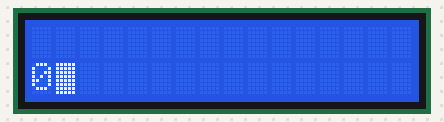
The program below on a simulated ATmega32, built with avr-gcc and emulated at 8 MHz. On the bench: 16×2 character LCD. Wiring (inferred from the names in the program): character LCD (HD44780): RS PB1; R/W PB2; E PB3; data PA0, PA1, PA2, PA3, PA4, PA5, PA6, PA7. What the program prints to the serial monitor is not drawn.

Above: at 0.2 s.
At 5.0 s:
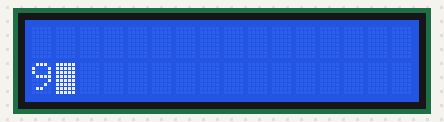
At 9.3 s:
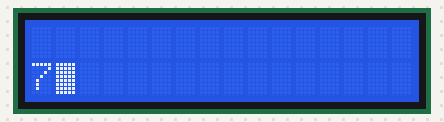
At 19.5 s:
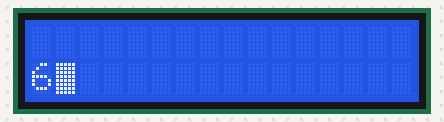
At 29.2 s:
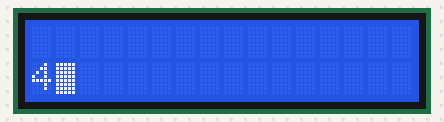
At 39.5 s:
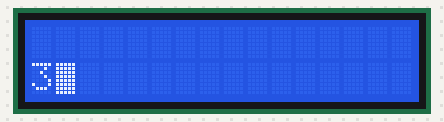

Measured:
- what the display in image 0 shows lasts 0.6 s, from 0.1 s to 0.7 s

The program:

main.c
```c
/*
 * main.c
 *
 *  Created on: Dec 16, 2023
 *      Author: youssef
 */


#include "LCD/LCD_INTERFACE.h"
#include "UART_Driver/UART_interface.h"
#include <util/delay.h>

/******* Testing UART Driver (Polling, Send & Receive Asynch (Interrupt)) *******/
void main()
{
	LCD_init();
	UART_Init();

	uint8 STR[100];

	UART_Send_String("Hello Terminal ... "); // Using Polling Mechanism

	sei();
	UART_Send_String_Asynch("Youssef Samy\r"); // Asynch API
	UART_Receive_String_Asynch(STR); // Asynch API
	uint8 i = 0;
	while(1)
	{
		LCD_Goto_XY(1,2);
		LCD_SEND_NUMBER(i);
		if(i == 9)
		{
			i = 0;
		}
		else
		{
			i++;
		}
		if(UART_GET_Def_Stop_Flag() == 1)
		{
			LCD_Goto_XY(1,1);
			LCD_SEND_STRING(STR);
		}
		_delay_ms(500);
	}

}
```

LCD_CONFIG.h
```c
/*
 * LCD_CONFIG.h
 *
 *  Created on: Sep 17, 2022
 *      Author: youssef
 */

/*
*this file is for the user where it shows the pins of LCD connected to the pins of the microcontroller
*so the user can modify any ports or pins related to the connection
*/

#ifndef LCD_CONFIG_H_
#define LCD_CONFIG_H_

/**********	CONTROL PINS	**********/

#define	PORT_CONTROL	PORT_B
#define	RS				PIN_1
#define	RW				PIN_2
#define	EN				PIN_3

/******************************/
#define	PORT_DATA		PORT_A


#endif /* LCD_CONFIG_H_ */
```

UART_Config.h
```c
/*
 * UART_Config.h
 *
 *  Created on: Dec 15, 2023
 *      Author: youssef
 */

#ifndef UART_CONFIG_H_
#define UART_CONFIG_H_

/******************* UART configuration*********************************/
#define  SPEED_MODE         NORMAL_SPEED
#define  CPU_F               _8_MHZ
#define  BAUD_RATE          BAUD_9600
#define  SYNCH_MODE         ASYNCH
#define  PARITY_MODE        NO_PARITY
#define  N_DATA_BITS        _8_DATA_BITS
#define  N_STOP_BITS        ONE_STOP_BIT

/************************************************************************/

/******************** Speed Mode *************************/
#define NORMAL_SPEED      0
#define DOUBLE_SPEED      1
#define TOTAL_SPEED_MODE  2

/******************** CPU Frequencies ***************************/
#define   _4_MHZ         0
#define   _8_MHZ         1
#define  _16_MHZ         2
#define  TOTAL_CPU_F     3
/******************* Baud Rate *****************************/
#define  BAUD_2400       0
#define  BAUD_4800       1
#define  BAUD_9600       2
#define  BAUD_14400      3
#define  BAUD_19200      4
#define  BAUD_28800      5
#define  TOTAL_BAUD_RATE 6

/******************* Parity Mode *************************/
#define NO_PARITY    0
#define EVEN_PARITY  1
#define ODD_PARITY   2

/*************** Data Bits********************/
#define  _5_DATA_BITS    5
#define  _6_DATA_BITS    6
#define  _7_DATA_BITS    7
#define  _8_DATA_BITS    8
#define  _9_DATA_BITS    9

/*************** Sync Mode*************************/
#define  SYNCH  0
#define  ASYNCH 1

/*************** Stop Bits********************/
#define  ONE_STOP_BIT   1
#define  TWO_STOP_BIT   2


#endif /* UART_CONFIG_H_ */
```

LCD_INTERFACE.c
```c
/*
 * LCD-INTERFACE.c
 *
 *  Created on: Sep 17, 2022
 *      Author: youssef
 */


#include "LCD_INTERFACE.h"
#include <util/delay.h>

void LCD_init(void)
{
	DIO_uint8SetDirectionPort(PORT_DATA , PORT_OUTPUT);
	DIO_uint8SetDirectionPIN(PORT_CONTROL , RS , PIN_OUTPUT);
	DIO_uint8SetDirectionPIN(PORT_CONTROL , RW , PIN_OUTPUT);
	DIO_uint8SetDirectionPIN(PORT_CONTROL , EN , PIN_OUTPUT);

	_delay_ms(30);

	LCD_SEND_COMMAND(lcd_Home);
	_delay_ms(15);

	LCD_SEND_COMMAND(FUN_SET_8BIT_2LINE);
	_delay_ms(1);

	LCD_SEND_COMMAND(DisplayOn_CursorBlink);
	_delay_ms(1);

	LCD_SEND_COMMAND(Clear_Display);
	_delay_ms(15);

	LCD_SEND_COMMAND(Entry_Mode);
	_delay_ms(2);

}

/*-------------------------------------------------------------------------------------*/

void LCD_SEND_COMMAND(Commands copy_command)
{
	DIO_uint8SetValuePIN(PORT_CONTROL , RS , PIN_LOW);

	DIO_uint8SetValuePIN(PORT_CONTROL , RW , PIN_LOW);

	DIO_uint8Set_SpecificValue_Port(PORT_DATA , copy_command);
	/******	giving a PULSE to the EN pin ******/

	DIO_uint8SetValuePIN(PORT_CONTROL , EN , PIN_HIGH);
	_delay_ms(2);

	DIO_uint8SetValuePIN(PORT_CONTROL , EN , PIN_LOW);
	_delay_ms(2);

	DIO_uint8SetValuePIN(PORT_CONTROL , EN , PIN_HIGH);

}

/*-------------------------------------------------------------------------------------*/

void LCD_SEND_DATA_8bit(uint8 DATA)
{
	DIO_uint8SetValuePIN(PORT_CONTROL , RS , PIN_HIGH);

	DIO_uint8SetValuePIN(PORT_CONTROL , RW , PIN_LOW);

	DIO_uint8SetValuePIN(PORT_CONTROL , EN , PIN_HIGH);

	DIO_uint8Set_SpecificValue_Port(PORT_DATA , DATA);

	/******	giving a PULSE to the EN pin ******/

	//DIO_uint8SetValuePIN(PORT_CONTROL , EN , PIN_HIGH);
	//_delay_ms(2);

	DIO_uint8SetValuePIN(PORT_CONTROL , EN , PIN_LOW);
	_delay_ms(5);

	DIO_uint8SetValuePIN(PORT_CONTROL , EN , PIN_HIGH);
	_delay_ms(10);

}

/*-------------------------------------------------------------------------------------*/

void LCD_SEND_NUMBER_4Digits(uint32 Copyu32_NUM)
{
	// displays number 4 digits

	LCD_SEND_DATA_8bit((Copyu32_NUM % 10000) / 1000 + '0');

	LCD_SEND_DATA_8bit((Copyu32_NUM % 1000) / 100 + '0');

	LCD_SEND_DATA_8bit((Copyu32_NUM % 100) / 10 + '0');

	LCD_SEND_DATA_8bit((Copyu32_NUM % 10) / 1 + '0');

}

/*-------------------------------------------------------------------------------------*/
void LCD_SEND_NUMBER(uint32 num)
{
	uint8 i=0,arr[10],j;
	if(num==0)
	{
		LCD_SEND_DATA_8bit('0');
	}
	else
	{
			while(num)
			{
				arr[i]=num%10+'0';
				num/=10;
				i++;
			}
			for(j=i;j>0;j--)
			{
				LCD_SEND_DATA_8bit(arr[j-1]);
			}
	}
}

/*-------------------------------------------------------------------------------------*/

void LCD_Goto_XY(uint8 Col, uint8 Row)
{
	switch(Row)
	{
		case 1:	LCD_SEND_COMMAND(ForceBegin_1Row + Col - 1);
		break;

		case 2:	LCD_SEND_COMMAND(ForceBegin_2Row + Col - 1);
		break;
	}
}

/*-------------------------------------------------------------------------------------*/

void LCD_SEND_STRING(uint8 *ptr)
{
	uint8 i=0;
	while(ptr[i] != '\0')
	{
		LCD_SEND_DATA_8bit(ptr[i]);
		i++;
	}

}

/*-------------------------------------------------------------------------------------*/
```

LCD_INTERFACE.h
```c
/*
 * LCD_INTERFACE.h
 *
 *  Created on: Sep 17, 2022
 *      Author: youssef
 */

#ifndef LCD_INTERFACE_H_
#define LCD_INTERFACE_H_

#include "LCD_CONFIG.h"
#include "MCAL/DIO_INTERFACE.h"

typedef enum COMMANDS		/*******	COMMANDS	******/
{
	Clear_Display = 0x01,

	FUN_SET_8BIT_2LINE = 0x38,

	FUN_SET_4BIT_2LINE = 0x28,

	FUN_SET_4BIT_1LINE = 0x20,

	Entry_Mode = 0x06,

	lcd_Home = 0x02,

	DisplayOn_CursorOn = 0x0E,

	DisplayOn_CursorOff = 0x0C,

	DisplayOn_CursorBlink = 0x0F,


	ShiftDisplay_Left = 0x18,

	ShiftDisplay_Right = 0x1C,

	MoveCursor_Left = 0x10,

	MoveCursor_Right = 0x14,

	ForceBegin_1Row = 0x80,

	ForceBegin_2Row = 0xC0

}Commands;


void LCD_init(void);

void LCD_SEND_COMMAND(Commands copy_command);

void LCD_SEND_DATA_8bit(uint8 DATA);

void LCD_SEND_NUMBER_4Digits(uint32 Copyu32_NUM);		// displays number 4 digits if num = 12 ----> 0012

void LCD_SEND_NUMBER(uint32 num);

void LCD_Goto_XY(uint8 Col, uint8 Row);		//goes to special position in LCD

void LCD_SEND_STRING(uint8 *ptr);

#endif /* LCD_INTERFACE_H_ */
```

STD_LIBRARY.h
```c
/*
 * std_library.h
 *
 *  Created on: Sep 16, 2022
 *      Author: youssef
 */

#ifndef STD_LIBRARY_H_
#define STD_LIBRARY_H_

#define SET_BIT(VAR,BIT)    (VAR |=(0x01<<BIT))
#define CLEAR_BIT(VAR,BIT)    (VAR &= (~(0x01<<BIT)))
#define GET_BIT(VAR,BIT)    ((VAR>>BIT) & 0x01)
#define TOG_BIT(VAR,BIT)    (VAR ^=(0x01<<BIT))
#define IS_BIT_SET(VAR,BIT)  (GET_BIT(VAR,BIT))
#define IS_BIT_CLR(VAR,BIT)  (!GET_BIT(VAR,BIT))


#endif /* STD_LIBRARY_H_ */
```

UART_MemMap.h
```c
/*
 * UART_MemMap.h
 *
 *  Created on: Dec 15, 2023
 *      Author: youssef
 */

#ifndef UART_MEMMAP_H_
#define UART_MEMMAP_H_

/* Interrupt vectors */

/* USART, Rx Complete */
#define USART_RXC_vect			__vector_13
/* USART Data Register Empty */
#define USART_UDRE_vect			__vector_14
/* USART, Tx Complete */
#define USART_TXC_vect			__vector_15

/*interrupt functions*/

# define sei()  __asm__ __volatile__ ("sei" ::)
# define cli()  __asm__ __volatile__ ("cli" ::)
# define reti()  __asm__ __volatile__ ("reti" ::)


#  define ISR_NOBLOCK    __attribute__((interrupt))
#  define ISR_NAKED      __attribute__((naked))


#  define ISR(vector,...)            \
void vector (void) __attribute__ ((signal))__VA_ARGS__ ; \
void vector (void)


/*********************************************************************************/
/* USART Baud Rate Register Low */
#define UBRRL    (*(volatile unsigned char*)0x29)

/* USART Control and Status Register B */
#define UCSRB   (*(volatile unsigned char*)0x2A)

/* USART Control and Status Register A */
#define UCSRA    (*(volatile unsigned char*)0x2B)

/* USART I/O Data Register */
#define UDR       (*(volatile unsigned char*)0x2C)

/* USART Baud Rate Register High */
#define UBRRH    (*(volatile unsigned char*)0x40)

/* USART Control and Status Register C */
#define UCSRC     (*(volatile unsigned char*)0x40)

/* USART Register C */
#define    URSEL		7
#define    UMSEL        6
#define    UPM1         5
#define    UPM0         4
#define    USBS         3
#define    UCSZ1        2
#define    UCSZ0        1
#define    UCPOL        0

/* USART Status Register A  */
#define    RXC          7
#define    TXC          6
#define    UDRE         5
#define    FE           4
#define    DOR          3
#define    UPE          2
#define    U2X          1
#define    MPCM         0
/* USART Control Register B  */
#define    RXCIE        7
#define    TXCIE        6
#define    UDRIE        5
#define    RXEN         4
#define    TXEN         3
#define    UCSZ         2
#define    UCSZ2        2
#define    RXB8         1
#define    TXB8         0

#endif /* UART_MEMMAP_H_ */
```

Stack.c
```c
/*
 * Stack.c
 *
 *  Created on: Dec 16, 2023
 *      Author: youssef
 */

#include "Stack.h"

static uint8 STACK[STACK_SIZE];
static uint8 SP = 0;


Stack_Status PUSH(uint8 data)
{
	Stack_Status status;
	if(SP < STACK_SIZE)
	{
		STACK[SP] = data;
		SP++;
		status = DONE;
	}
	else
	{
		status = STACK_FULL;
	}

	return status;
}


Stack_Status POP(uint8 *pdata)
{
	Stack_Status status;
	if(SP == 0)
	{
		status = STACK_EMPTY;
	}
	else
	{
		SP--;
		*pdata = STACK[SP];
		status = DONE;
	}

	return status;
}
```

Stack.h
```c
/*
 * Stack.h
 *
 *  Created on: Dec 16, 2023
 *      Author: youssef
 */

#ifndef STACK_H_
#define STACK_H_


#include "../Utils/STD_TYPES.h"


#define STACK_SIZE	10

typedef enum
{
	STACK_EMPTY,
	STACK_FULL,
	DONE

}Stack_Status;

Stack_Status PUSH(uint8 data);
Stack_Status POP(uint8 *pdata);

#endif /* STACK_H_ */
```

UART_interface.c
```c
/*
 * UART_interface.c
 *
 *  Created on: Dec 15, 2023
 *      Author: youssef
 */


#include "UART_interface.h"

// Pointers used in Call Back functions
static void (*UART_Tx_Fptr)(void);
static void (*UART_Rx_Fptr)(void);


/********* Initialization ***********/

// Array of  UBRR values
const uint16 BaudRateArray[TOTAL_SPEED_MODE][TOTAL_CPU_F][TOTAL_BAUD_RATE] =
	 {     { {103, 51, 25, 16, 12,  8} , {207,103, 51, 34, 25, 16} , {416,207,103, 68 ,51, 34} } ,
	       { {207,103, 51, 34, 25, 16} , {416,207,103, 68 ,51, 34} , {832,416,207,138,103, 68} } };

void UART_Init(void)
{
	uint8  UCSRC_var=0;
	uint16 UBRR_var=0;
	/***************************** Transmission Speed***************************/
	#if (SPEED_MODE == NORMAL_SPEED)
	CLEAR_BIT(UCSRA,U2X);
	#elif (SPEED_MODE == DOUBLE_SPEED)
	SET_BIT(UCSRA,U2X);
	#endif

	//******************set URSEL to write data to UCSRC register***************/
	SET_BIT(UCSRC_var,URSEL);

	//********************************Synch/Asynch ***********************************/
	 #if (SYNCH_MODE == SYNCH)
	 SET_BIT(UCSRC_var,UMSEL)
	 #elif (SYNCH_MODE == ASYNCH)
	 CLEAR_BIT(UCSRC_var,UMSEL);
	 #endif

	 //***************************** Parity Mode *******************************/
	#if (PARITY_MODE == NO_PARITY)
	CLEAR_BIT(UCSRC_var,UPM0);
	CLEAR_BIT(UCSRC_var,UPM1);
	#elif (PARITY_MODE==EVEN_PARITY)
	CLEAR_BIT(UCSRC_var,UPM0);
	SET_BIT(UCSRC_var,UPM1);
	#elif (PARITY_MODE == ODD_PARITY)
	SET_BIT(UCSRC_var,UPM0);
	SET_BIT(UCSRC_var,UPM1);
	#endif

	//************************Data bits(5-9) *******************************/
	#if (N_DATA_BITS==_5_DATA_BITS)
	CLEAR_BIT(UCSRC_var,UCSZ0);
	CLEAR_BIT(UCSRC_var,UCSZ1);
	CLEAR_BIT(UCSRC_var,UCSZ2);
	#elif (N_DATA_BITS==_6_DATA_BITS)
	SET_BIT(UCSRC_var,UCSZ0);
	CLEAR_BIT(UCSRC_var,UCSZ1);
	CLEAR_BIT(UCSRC_var,UCSZ2);
	#elif (N_DATA_BITS==_7_DATA_BITS)
	CLEAR_BIT(UCSRC_var,UCSZ0);
	SET_BIT(UCSRC_var,UCSZ1);
	CLEAR_BIT(UCSRB,UCSZ2);
	#elif (N_DATA_BITS==_8_DATA_BITS)
	SET_BIT(UCSRC_var,UCSZ0);
	SET_BIT(UCSRC_var,UCSZ1);
	CLEAR_BIT(UCSRB,UCSZ2);
	#elif (N_DATA_BITS==_9_DATA_BITS)
	SET_BIT(UCSRC_var,UCSZ0);
	SET_BIT(UCSRC_var,UCSZ1);
	SET_BIT(UCSRB,UCSZ2);
	#endif

	//************************Stop bits*******************************/
	#if (N_STOP_BITS==ONE_STOP_BIT)
	CLEAR_BIT(UCSRC_var,USBS);
	#elif (N_STOP_BITS==TWO_STOP_BIT)
	SET_BIT(UCSRC_var,USBS);
	#endif

	//*****************set UCSRC value   *******************************/
	UCSRC=UCSRC_var;

	//************************Baud rate *******************************/
	UBRR_var=BaudRateArray[SPEED_MODE][CPU_F][BAUD_RATE];
	UBRRH = (uint8)(UBRR_var>>8);
	UBRRL = (uint8)UBRR_var;

	//************************ Enable Tx/Rx *******************************/
	//enable UART  receiver.
	SET_BIT(UCSRB,RXEN);
	//enable UART  transmitter .
	SET_BIT(UCSRB,TXEN);
}


/******* Polling Mechanism *******/
void UART_Send_Byte(uint8 data)
{
	while(!(GET_BIT(UCSRA,UDRE)));
	UDR = data;
}

uint8 UART_Receive_Byte(void)
{
	while(!(GET_BIT(UCSRA,RXC)));
	return UDR;
}


/******* Periodic Check (No Block) *******/
// the aim of these functions to not block or delaying the main function
uint8 UART_Send_Byte_NoBlock(uint8 *pdata)
{
	uint8 status;
	if(GET_BIT(UCSRA,UDRE))
	{
		UDR = *pdata;
		status = 1;
	}
	else
	{
		status = 0;
	}

	return status;
}

uint8 UART_Receive_Byte_NoBlock(uint8 *pdata)
{
	uint8 status;
	if(GET_BIT(UCSRA,RXC))
	{
		*pdata = UDR;
		status = 1;
	}
	else
	{
		status = 0;
	}

	return status;
}

/******* CallBack Functions *******/
void UART_Tx_Set_CallBack(void (*LocalFptr)(void))
{
	UART_Tx_Fptr = LocalFptr;
}
void UART_Rx_Set_CallBack(void (*LocalFptr)(void))
{
	UART_Rx_Fptr = LocalFptr;
}

ISR(USART_TXC_vect)
{
	if(UART_Tx_Fptr != NULLPTR)
	{
		UART_Tx_Fptr();
	}
}
ISR(USART_RXC_vect)
{
	if(UART_Rx_Fptr != NULLPTR)
	{
		UART_Rx_Fptr();
	}
}


/******* Tx/Rx Interrupt Enable *******/
void UART_Tx_Interrupt_Enable(void)
{
	SET_BIT(UCSRB,TXCIE);
}
void UART_Rx_Interrupt_Enable(void)
{
	SET_BIT(UCSRB,RXCIE);
}


/******* Tx/Rx Interrupt Disable *******/
void UART_Tx_Interrupt_Disable(void)
{
	CLEAR_BIT(UCSRB,TXCIE);
}
void UART_Rx_Interrupt_Disable(void)
{
	CLEAR_BIT(UCSRB,RXCIE);
}


void UART_Send_Byte_inISR(uint8 data)
{
	UDR = data;
}

uint8 UART_Receive_Byte_inISR(void)
{
	return UDR;
}


/*******************************************************************************************************************************/
/********* String APIs *********/

static uint8 *Asynch_Send_pStr;
static uint8 *Asynch_Receive_pStr;


//===============================================================================================

void UART_Send_String(uint8 *pStr) // Polling Mechanism
{
	uint8 i = 0;
	while(pStr[i] != '\0')
	{
		UART_Send_Byte(pStr[i]);
		i++;
	}
}

//===============================================================================================

static void Func_Tx_Asynch(void) // the function which will run in the ISR (Asynch Mode) (Background) , to send the rest of string
{
	static uint8 i = 1;
	if(Asynch_Send_pStr[i] != '\0')
	{
		UART_Send_Byte_inISR(Asynch_Send_pStr[i]);
		i++;
	}
	else
	{
		i = 1; // to be able to send string again
		UART_Tx_Interrupt_Disable();
	}
}
void UART_Send_String_Asynch(uint8 *pStr)
{
	UART_Send_Byte(pStr[0]);
	UART_Tx_Interrupt_Enable();
	UART_Tx_Set_CallBack(Func_Tx_Asynch);

	Asynch_Send_pStr = pStr;
	// the Asynch_Send_pStr will send the rest of string in the Background (using interrupt) without delaying the main
}

//===============================================================================================


void UART_Receive_String(uint8 *pStr) // Polling Mechanism (Receive until the Default_Stop Macro)
{
	uint8 i = 0;
	pStr[i] = UART_Receive_Byte();
	while(pStr[i] != Default_Stop)
	{
		i++;
		pStr[i] = UART_Receive_Byte();
	}
	pStr[i] = '\0';
}

//===============================================================================================

volatile uint8 Default_Stop_Flag = 0; // this Flag can be accessed by the User by the Getter Function

uint8 UART_GET_Def_Stop_Flag(void) // Getter Function returns the Def_Stop_Flag (Used in the Asynch Receiving_String_API)
{
	return Default_Stop_Flag;
}

// this function which will run in the ISR (Asynch Mode) (Background),to Receive String until Default Stop Macro
static void Func_Rx_Asynch(void)
{
	static uint8 i = 0;
	Asynch_Receive_pStr[i] = UART_Receive_Byte_inISR();
	if(Asynch_Receive_pStr[i] == Default_Stop)
	{
		Default_Stop_Flag = 1;
	}
	i++;
}

void UART_Receive_String_Asynch(uint8 *pStr) // Receive until the Default_Stop Macro
{
	Asynch_Receive_pStr = pStr;
	UART_Rx_Interrupt_Enable();
	UART_Rx_Set_CallBack(Func_Rx_Asynch);
}
```

STD_LIBRARY.h
```c
/*
 * std_library.h
 *
 *  Created on: Sep 16, 2022
 *      Author: youssef
 */

#ifndef STD_LIBRARY_H_
#define STD_LIBRARY_H_

#define SET_BIT(VAR,BIT)    (VAR |=(0x01<<BIT))
#define CLEAR_BIT(VAR,BIT)    (VAR &= (~(0x01<<BIT)))
#define GET_BIT(VAR,BIT)    ((VAR>>BIT) & 0x01)
#define TOG_BIT(VAR,BIT)    (VAR ^=(0x01<<BIT))
#define IS_BIT_SET(VAR,BIT)  (GET_BIT(VAR,BIT))
#define IS_BIT_CLR(VAR,BIT)  (!GET_BIT(VAR,BIT))


#endif /* STD_LIBRARY_H_ */
```

DIO_REGISTERMAP.h
```c
/*
 * DIO_RegisterMap.h
 *
 *  Created on: Sep 16, 2022
 *      Author: youssef
 */

#ifndef MCAL_DIO_REGISTERMAP_H_
#define MCAL_DIO_REGISTERMAP_H_


#define DDRA        (*((volatile uint8*)0X3A))
#define DDRB        (*((volatile uint8*)0X37))
#define DDRC        (*((volatile uint8*)0X34))
#define DDRD        (*((volatile uint8*)0X31))

#define PORTA       (*((volatile uint8*)0X3B))
#define PORTB       (*((volatile uint8*)0X38))
#define PORTC       (*((volatile uint8*)0X35))
#define PORTD 		(*((volatile uint8*)0X32))

#define PINA        (*((volatile uint8*)0X39))
#define PINB        (*((volatile uint8*)0X36))
#define PINC        (*((volatile uint8*)0X33))
#define PIND 		(*((volatile uint8*)0X30))


#endif /* MCAL_DIO_REGISTERMAP_H_ */
```

Source omitted: UART_interface.h (1648 bytes), DIO_INTERFACE.c (4935 bytes), DIO_INTERFACE.h (1483 bytes), STD_TYPES.h (503 bytes), STD_TYPES.h (535 bytes)
